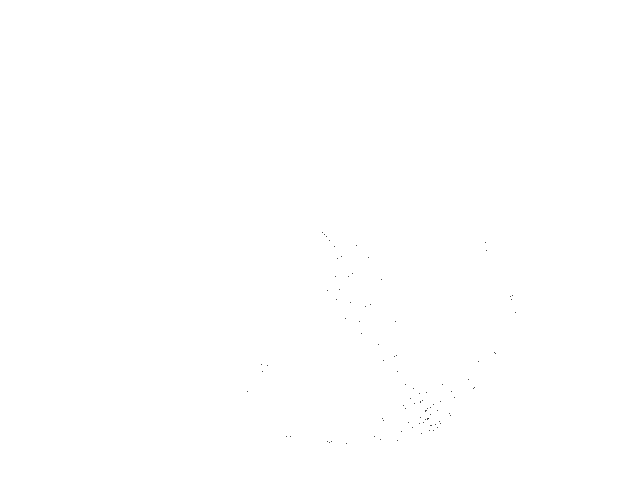
Frame 1 (no input)
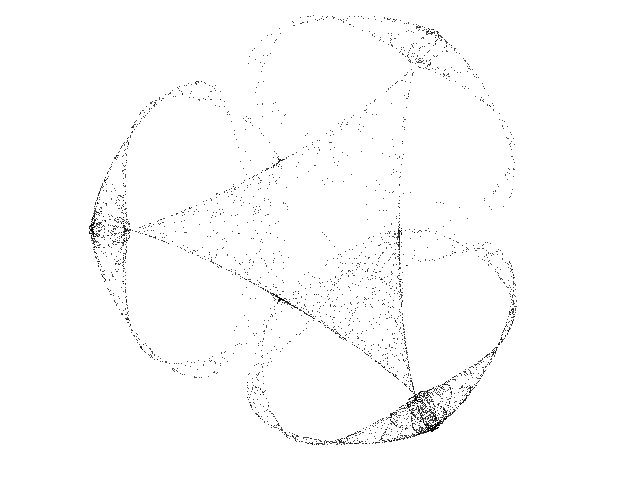
Frame 60 (the mouse pressed at the canvas centre just before this capture)
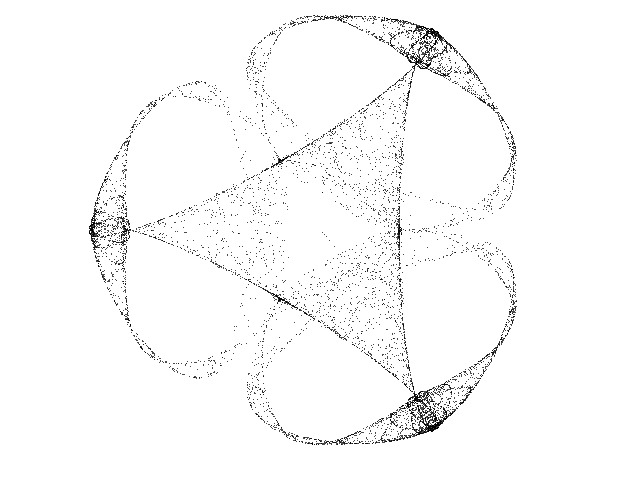
Frame 120 (the mouse held since frame 60 and released just before this capture)

The Processing sketch that drew these frames (run headless with seeded random() and noise(); from frame 60 on, the mouse is pressed at the canvas centre):

// Processing sketch: Icon_O
// ── Icon_O.pde
// Symmetric-Icon O chaotic map //

  float x = 0.01;
  float y = 0.01;
  float lambda = 1.5;
  float alpha = -1.0;
  float beta = 0.1;
  float gamma = -0.805;
  float omega = 0.0;
  int degree = 3;


void setup() {
  
  size(640, 480);
  background(255);
  
}

void draw() {
  
  for (int i=0; i<100; i++) {
    
    float zzbar = sq(x) + sq(y);
    float p = alpha * zzbar + lambda;
    float zreal = x;
    float zimag = y;

    for (int u=0; u<degree-2; u++) {

      float za = zreal * x - zimag * y;
      float zb = zimag * x + zreal * y;
      zreal = za;
      zimag = zb;
      
    }
    
    float zn = x * zreal - y * zimag;
    p = p + beta * zn;
    float xnew = p *x + gamma * zreal - omega * y;
    float ynew = p *y - gamma * zimag + omega * x;
    x = xnew;
    y = ynew;

    point(320 + (190 * x), 230 + (190 * y));

  }

}
